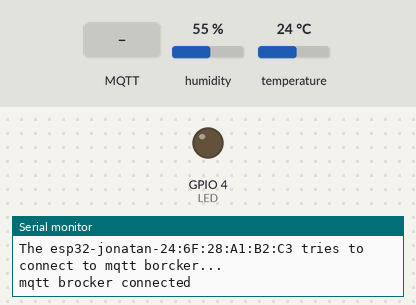
Recording of a sketch running on a simulated ESP32. On the bench: output pins drawn as LEDs (lit = HIGH), the last lines printed to the serial monitor. The test bench sets the inputs (shaded band); at power-on: humidity 55 %, temperature 24 °C. WiFi joins after 1.5 s; servers stay silent unless stated; no MQTT or app messages arrive unless stated.

Above: at 2.7 s.
2.8 s: MQTT message "on" arrives on the first subscribed topic
At 4.2 s:
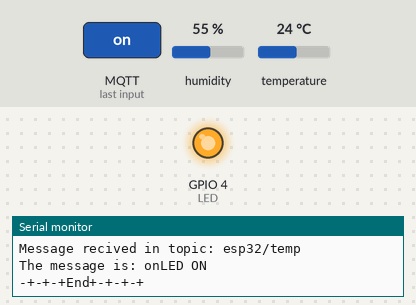
5.1 s: MQTT message "thTdXdR7" arrives on the first subscribed topic
7.1 s: MQTT message "1" arrives on the first subscribed topic
Timing chart, 0 to 10.1 s (numbered marks = the images above; inputs shaded):
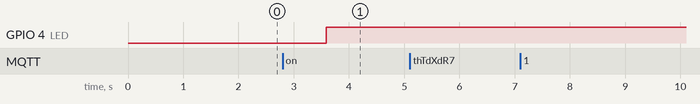

The sketch:

dht11-mqtt.ino
```cpp
// ESP32 + DHT11 + MQTT
// MQTT Client
// Jonatan Ali Medina Molina
// IT Morelia

//Librarys
#include <WiFi.h>
#include <PubSubClient.h>
#include <stdio.h>
#include <DHT.h>

//dht pin
#define DHTPIN 2
#define LED 4
//Sensor type
#define DHTTYPE DHT11

//Sensor configuration
DHT dht(DHTPIN, DHTTYPE);

// WiFi configuration
const char *ssid = "Megcable_2.4G_F156"; // WiFi name
const char *password = "F6D3kqGk";  // WiFi password
//const char *ssid = "Megcable_2.4G_FD48"; // WiFi name
//const char *password = "thTdXdR7";  // WiFi password
//const char *ssid = "TP-Link_835A"; // WiFi name
//const char *password = "79755689";  // WiFi password
int t = 0;
int h = 0;
char textT[20];
char textH[20];
char textS[20];
char letra[20];
char O[10]="o";
char N[10]="n";
char F[10]="f";

WiFiClient espClient;

// mqtt broker:
const char *mqttBroker = "192.168.1.200";
const char *topic1 = "esp32/temp";
const char *topic2 = "esp32/hum";
const char *topic3 = "esp32/out";
const char *mqttUsername = "emqx";
const char *mqttPassword = "";
const int mqttPort = 1883;
PubSubClient client(espClient);


void setup(){

  //Start sensor
  dht.begin();
  pinMode(LED, OUTPUT);
  //serial communication
  Serial.begin(115200);
  WiFi.begin(ssid, password);
  while(WiFi.status() != WL_CONNECTED){
    delay(500);
    Serial.print("Connecting to ");
    Serial.println(ssid);
  }
  Serial.println("Connection done.");

  //connecting to a mqtt brocker:
  client.setServer(mqttBroker, mqttPort);
  client.setCallback(callback);
  while(!client.connected()){
    String clientID = "esp32-jonatan-";
    clientID += String(WiFi.macAddress());
    Serial.printf("The %s tries to connect to mqtt borcker...\n",clientID.c_str());
    if(client.connect(clientID.c_str(), mqttUsername, mqttPassword)){
      Serial.println("mqtt brocker connected");
    }
    else {
      Serial.print("mqtt connection failed");
      Serial.println(client.state());
      delay(2000);
    }
  }
  //once connected publish and suscribe:
  client.publish(topic1, "Hi broker I'm a ESP32 :)");
  client.subscribe(topic1);
  client.publish(topic2, "Hi broker I'm a ESP32 :)");
  client.subscribe(topic2);
  client.publish(topic3, "Hi broker I'm a ESP32 :)");
  client.subscribe(topic3);
}

void loop(){
  client.loop();
  //Temperature Measurement
  t = dht.readTemperature();
  sprintf(textT, "%d", t);
  //Publishing temperature measure
  client.publish(topic1, textT);

  //Humidity Measurement
  h = dht.readHumidity();
  sprintf(textH, "%d", h);
  //Publishing humidity measure
  client.publish(topic2, textH);
  delay(2000);
}

//Printing Messages from MQTT Broker
void callback(char *topic, byte *payload, unsigned int length){
  int contador = 0;
  Serial.print("Message recived in topic: ");
  Serial.println(topic);
  Serial.print("The message is: ");
  for(int i=0;i<length; i++){
    Serial.print((char) payload[i]);
    sprintf(letra, "%c", payload[i]);
    //Serial.print(letra);
    if(letra[0] == N[0]){
          contador+=1;
    }
    if(letra[0] == O[0]){
          contador+=1;
    }
    if(letra[0] == F[0]){
          contador+=1;
    }
  }

  if(contador == 2){
      digitalWrite(LED, HIGH);
      Serial.println ("LED ON");
    }
  if(contador == 3){
    digitalWrite(LED, LOW);
    Serial.println("LED OFF");
    }
  contador = 0;
  Serial.println();
  Serial.println("-+-+-+End+-+-+-+");
}
```

Measured:
- after the input at 2.8 s, GPIO 4 (LED): LOW → HIGH after 0.79 s
